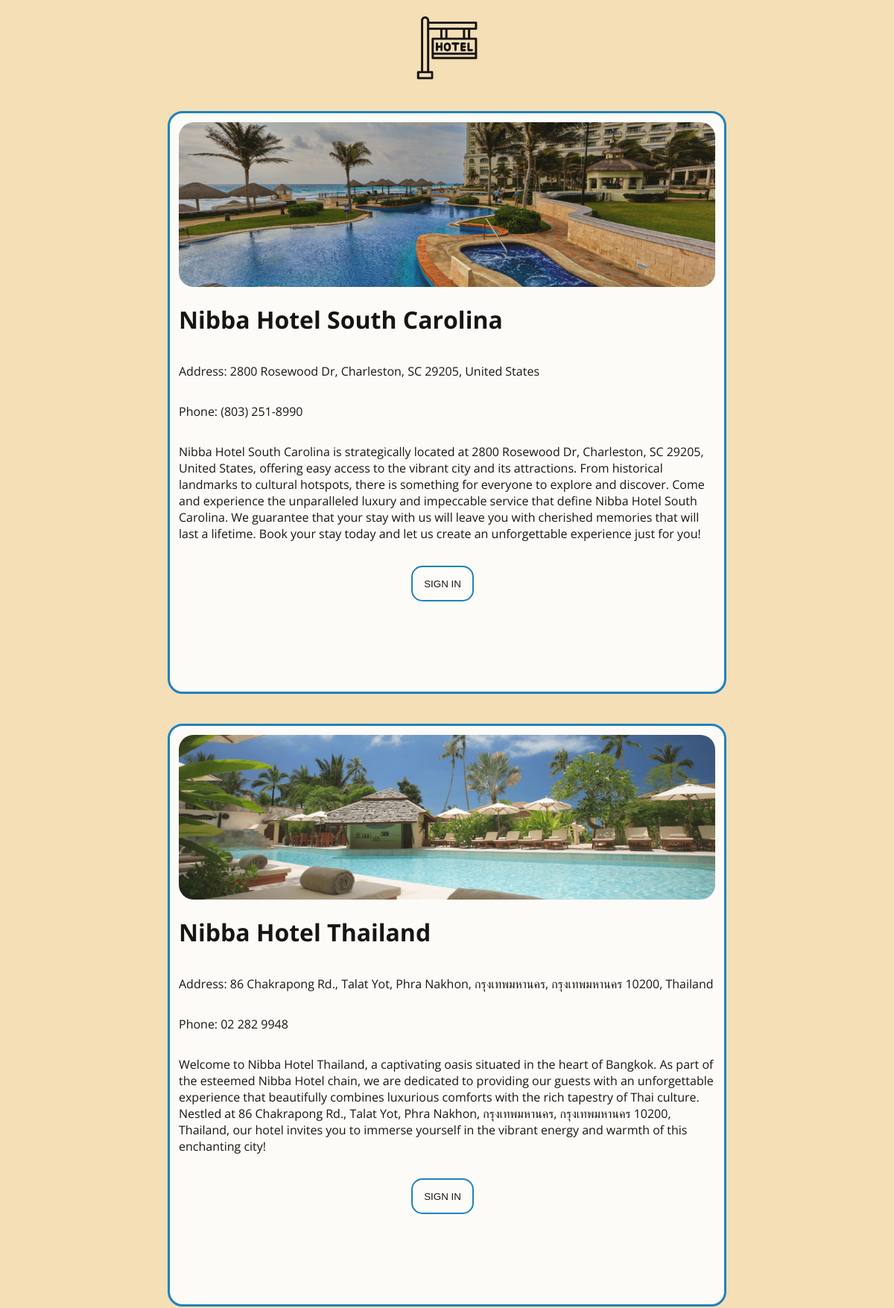
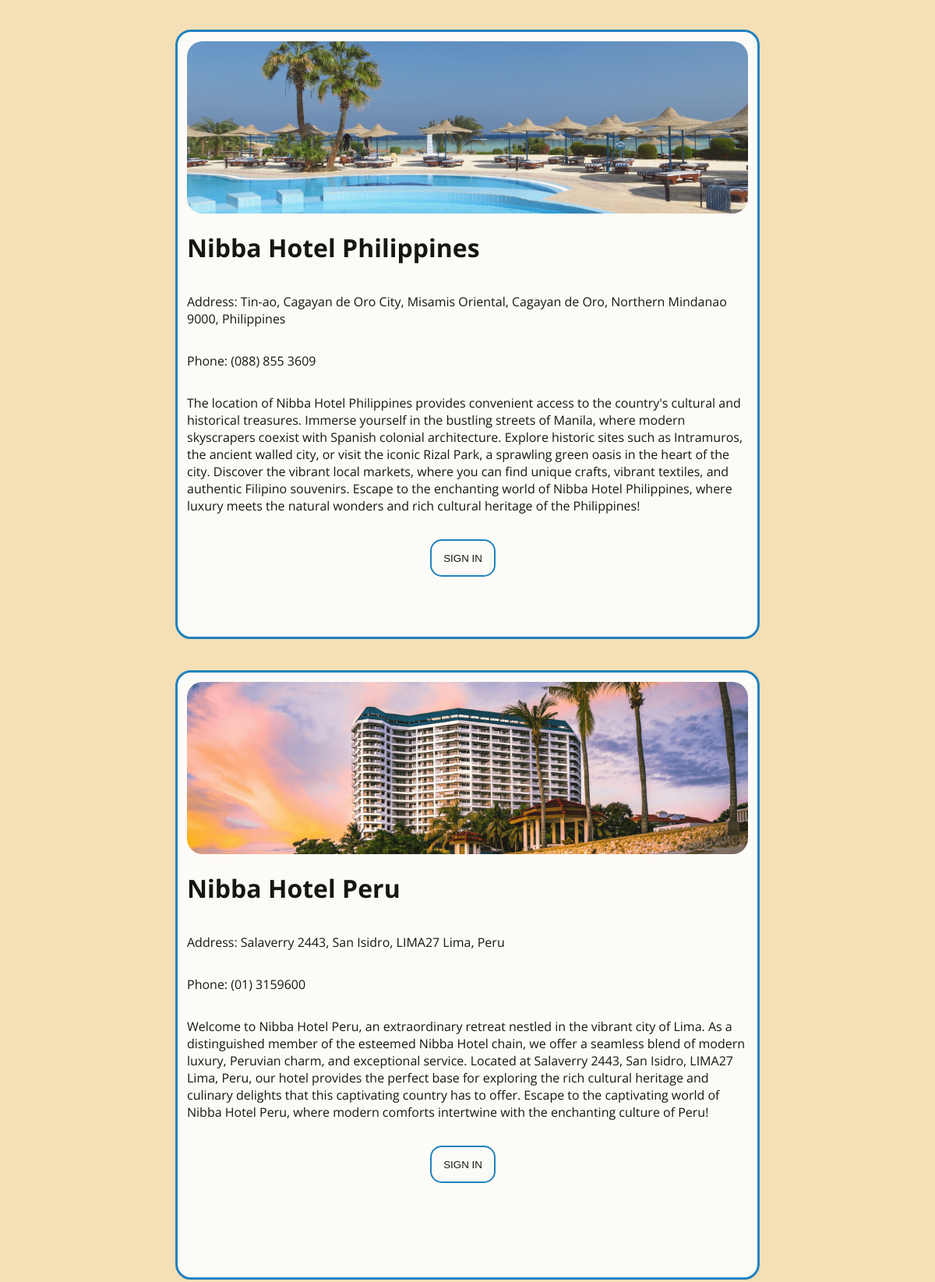
The page /book-online.php (upper part) on the database its author committed (2 pictures, top to bottom).
### tables this page shows
CREATE TABLE `hotels` (
  `id` int(11) NOT NULL,
  `name` varchar(255) NOT NULL,
  `address` varchar(255) NOT NULL,
  `phone` varchar(20) NOT NULL,
  `description` text NOT NULL,
  `image_url` varchar(255) NOT NULL
);

### scripts/fetch-hotels.php (the view, shortened to what this page needs)
<?php
$host = 'localhost';
$dbusername = 'root';
$dbpassword = '';
$dbname = 'hotel_booking';
$conn = mysqli_connect($host, $dbusername, $dbpassword, $dbname);
$query = "SELECT * FROM hotels";
$result = $conn->query($query);
if ($result) {
    while ($row = $result->fetch_assoc()) {
        $hotel_id = $row['id'];
        $name = $row['name'];
        $address = $row['address'];
        $phone = $row['phone'];
        $description = $row['description'];
        $image_url = $row['image_url'];
        if (isset($_SESSION['user_id'])) {
            $user_id = $_SESSION['user_id'];
            include('scripts/add-favourite.php');
            echo
            '<div class="hotel">
                <form id="favourites-' . $hotel_id . '" action="" method="post">
                    <input type="hidden" name="user_id" value="' . $user_id . '">
                    <input type="hidden" name="hotel_id" value="' . $hotel_id . '">
                </form>
                <img src="' . $image_url . '" alt="hotel_image">
                <h1>' . $name . '</h1>
                <button type="submit" form="favourites-' . $hotel_id . '" class="fav">&#x2764;</button>
                <p>Address: ' . $address . '</p>
                <p>Phone: ' . $phone . '</p>
                <span>' . $description . '</span>
                <a href="book-now.php"><button>BOOK NOW!</button></a>
            </div>';
        } else {
            echo
            '<div class="hotel">
                <img src="'. $image_url .'" alt="hotel_image">
                <h1>' . $name . '</h1>
                <p>Address: ' . $address . '</p>
                <p>Phone: ' . $phone . '</p>
                <span>' . $description . '</span>
                <a href="sign-in.php"><button>SIGN IN</button></a>
            </div>';
        }
    }
}
?>

### book-online.php (shortened to what this page needs)
<!DOCTYPE html>
<html lang="en">
<head>
    <link rel="stylesheet" type="text/css" href="css/hotels.css">
</head>
<body>
    <div class="container">
        <a href="index.php"><img src="images/hotel-sign.png" alt="hotel_sign"></a>
        <?php
            include('scripts/fetch-hotels.php');
        ?>
    </div>
</body>
</html>

### css/hotels.css (style rules this page uses)
body { margin: 0; padding: 0; background-color: #f4dfb6; }
.container { display: flex; flex-direction: column; justify-content: center; align-items: center; height: 100%; background-color: #f4dfb6;; opacity: 0.9; font-family: 'Open Sans', sans-serif; }
.container a img { height: 12vh; margin-top: 2vh; }
.hotel { display: flex; flex-direction: column; height: 94vh; width: 60vw; margin-top: 4vh; margin-bottom: 1vh; padding: 1vw; background-color: #FFFFFF; border-color: #0978bf; border-radius: 20px; border-style: solid; }
.hotel img { width: 100%; border-radius: 20px; }
.hotel span { margin-top: 2vh; margin-bottom: 4vh; }
.hotel a { margin-bottom: 0.5vh; }
.hotel a button { height: 6vh; width: 7vw; margin-left: 26vw; background-color: #FFFFFF; border-color: #0978bf; border-radius: 15px; border-style: solid; outline: none; }

### rows shown on the page
hotels: image_url (picture), name "Nibba Hotel South Carolina", address "2800 Rosewood Dr, Charleston, SC 29205, United States", phone "(803) 251-8990", description "Nibba Hotel South Carolina is strategically located at 2800 Rosewood Dr, Charleston, SC 29205, United States, offering easy access to the vibrant city and its attractions. From historical landmarks to cultural hotspots, there is something for everyone to explore and discover. Come and experience the unparalleled luxury and impeccable service that define Nibba Hotel South Carolina. We guarantee that your stay with us will leave you with cherished memories that will last a lifetime. Book your stay today and let us create an unforgettable experience just for you!"
hotels: image_url (picture), name "Nibba Hotel Thailand", address "86 Chakrapong Rd., Talat Yot, Phra Nakhon, กรุงเทพมหานคร, กรุงเทพมหานคร 10200, Thailand", phone "02 282 9948", description "Welcome to Nibba Hotel Thailand, a captivating oasis situated in the heart of Bangkok. As part of the esteemed Nibba Hotel chain, we are dedicated to providing our guests with an unforgettable experience that beautifully combines luxurious comforts with the rich tapestry of Thai culture. Nestled at 86 Chakrapong Rd., Talat Yot, Phra Nakhon, กรุงเทพมหานคร, กรุงเทพมหานคร 10200, Thailand, our hotel invites you to immerse yourself in the vibrant energy and warmth of this enchanting city!"
hotels: image_url (picture), name "Nibba Hotel Philippines", address "Tin-ao, Cagayan de Oro City, Misamis Oriental, Cagayan de Oro, Northern Mindanao 9000, Philippines", phone "(088) 855 3609", description "The location of Nibba Hotel Philippines provides convenient access to the country's cultural and historical treasures. Immerse yourself in the bustling streets of Manila, where modern skyscrapers coexist with Spanish colonial architecture. Explore historic sites such as Intramuros, the ancient walled city, or visit the iconic Rizal Park, a sprawling green oasis in the heart of the city. Discover the vibrant local markets, where you can find unique crafts, vibrant textiles, and authentic Filipino souvenirs. Escape to the enchanting world of Nibba Hotel Philippines, where luxury meets the natural wonders and rich cultural heritage of the Philippines!"
hotels: image_url (picture), name "Nibba Hotel Peru", address "Salaverry 2443, San Isidro, LIMA27 Lima, Peru", phone "(01) 3159600", description "Welcome to Nibba Hotel Peru, an extraordinary retreat nestled in the vibrant city of Lima. As a distinguished member of the esteemed Nibba Hotel chain, we offer a seamless blend of modern luxury, Peruvian charm, and exceptional service. Located at Salaverry 2443, San Isidro, LIMA27 Lima, Peru, our hotel provides the perfect base for exploring the rich cultural heritage and culinary delights that this captivating country has to offer. Escape to the captivating world of Nibba Hotel Peru, where modern comforts intertwine with the enchanting culture of Peru!"
